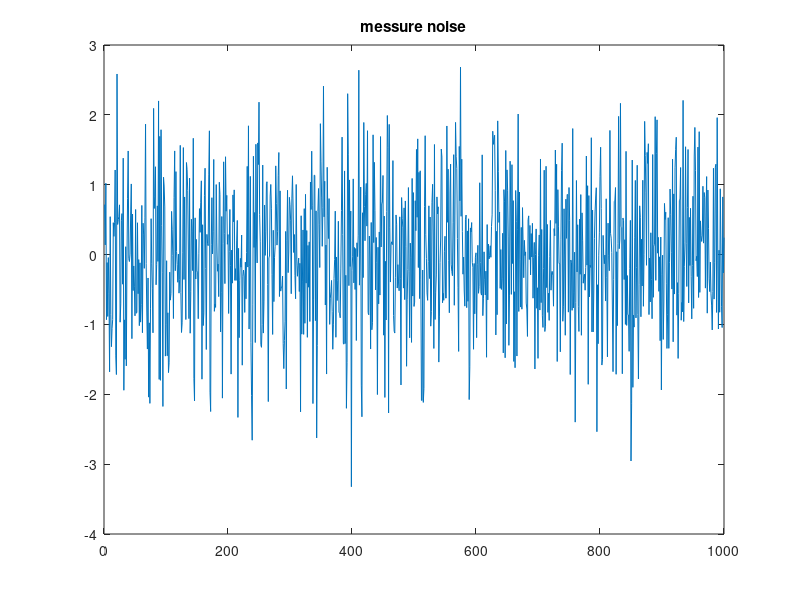
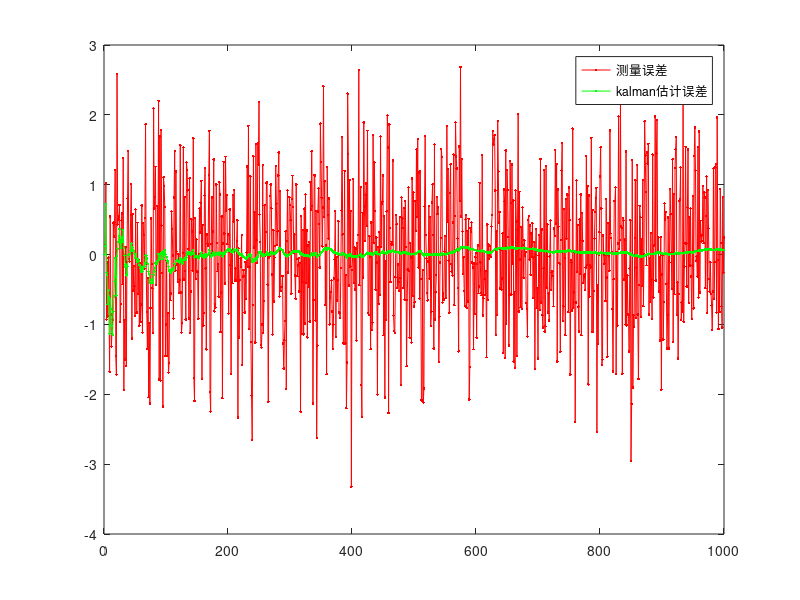

These figures' MATLAB source, in order: (Note: this script raises an error after producing the figures.)
%%%%%%%%%%%%%
% 卡尔曼滤波用于自由落体运动目标跟踪问题
%%%%%%%%%%%%%%
N=1000; %仿真时间，时间序列总数
%噪声
Q=[0,0;0,0];%过程噪声方差为0，即下落过程忽略空气阻力
R=1; %观测噪声方差
W=sqrt(Q)*randn(2,N);%既然Q为0，即W=0
V=sqrt(R)*randn(1,N);%测量噪声V(k)
%系数矩阵
A=[1,1;0,1];%状态转移矩阵
B=[0.5;1];%控制量
U=-1;
H=[1,0];%观测矩阵
%初始化
X=zeros(2,N);%物体真实状态
X(:,1)=[95;1];%初始位移和速度
P0=[10,0;0,1];%初始误差
Z=zeros(1,N);
Z(1)=H*X(:,1);%初始观测值
Xkf=zeros(2,N);%卡尔曼估计状态初始化
Xkf(:,1)=X(:,1);
err_P=zeros(N,2);
err_P(1,1)=P0(1,1);
err_P(1,2)=P0(2,2);
I=eye(2); %二维系统
%%%%%%%%%%%%%
for k=2:N
    %物体下落，受状态方程的驱动
    X(:,k)=A*X(:,k-1)+B*U+W(k);
    %位移传感器对目标进行观测
    Z(k)=H*X(:,k)+V(k);
    %卡尔曼滤波
    X_pre=A*Xkf(:,k-1)+B*U;%状态预测 
    P_pre=A*P0*A'+Q;%协方差预测
    Kg=P_pre*H'*inv(H*P_pre*H'+R);%计算卡尔曼增益
    Xkf(:,k)=X_pre+Kg*(Z(k)-H*X_pre);%状态更新
    P0=(I-Kg*H)*P_pre;%方差更新
    %误差均方值
    err_P(k,1)=P0(1,1);
    err_P(k,2)=P0(2,2);
end
%误差计算
messure_err_x=zeros(1,N);%位移的测量误差
kalman_err_x=zeros(1,N);%卡尔曼估计的位移与真实位移之间的偏差
kalman_err_v=zeros(1,N);%卡尔曼估计的速度与真实速度之间的偏差
for k=1:N
    messure_err_x(k)=Z(k)-X(1,k);
    kalman_err_x(k)=Xkf(1,k)-X(1,k);
    kalman_err_v(k)=Xkf(2,k)-X(2,k);
end
%%%%%%%%%%%%%%%
%画图输出
%噪声图
figure
plot(V);
title('messure noise')
%位置偏差
figure
hold on,box on;
plot(messure_err_x,'-r.');%测量的位移误差
plot(kalman_err_x,'-g.');%卡尔曼估计位置误差
legend('测量误差','kalman估计误差')
figureplot(kalman_err_v);
title('速度误差')
figure
plot(err_P(:,1));
title('位移误差均方值')
figure
plot(err_P(:,1));
title('速度误差均方值')
%%%%%%%%%%%%%%%%%%%%%%%